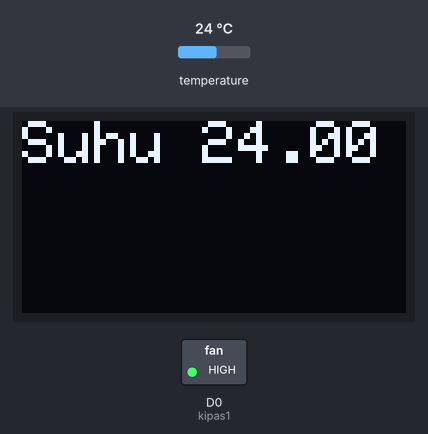
A sketch run on a simulated ESP8266 (NodeMCU). Parts: 128×64 one-colour display, switched loads named in the sketch (green lamp = pin HIGH). The inputs (shaded band) are chosen by the test bench; at power-on: temperature 24 °C. The display library's start-up logo is not drawn; what the sketch prints to the serial monitor is not drawn.

Above: at 3.4 s.
3.5 s: temperature set to 32.6 °C
At 5.8 s:
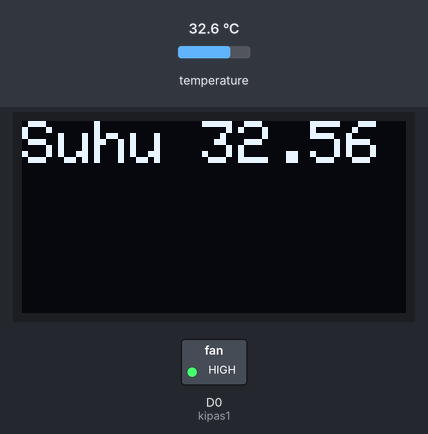
6.1 s: temperature set to 33.5 °C
At 6.8 s:
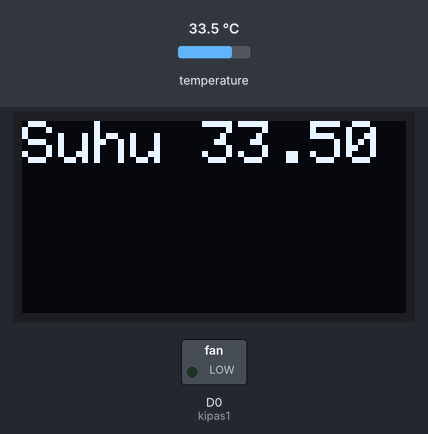
8.6 s: temperature set to 30.4 °C
At 11.1 s:
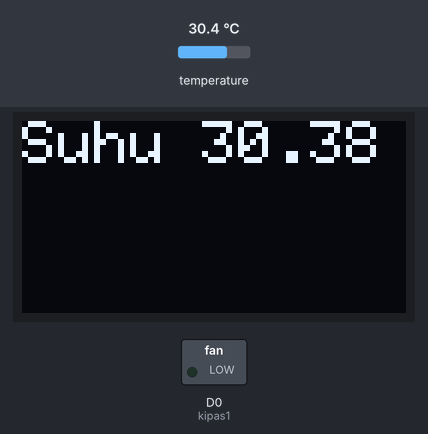
11.5 s: temperature set to 29.4 °C
At 12.1 s:
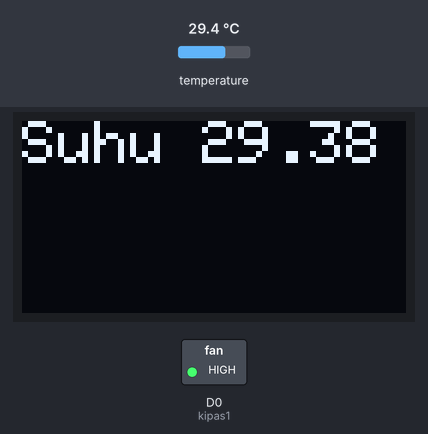
Timing chart, 0 to 14.5 s (numbered marks = the images above; inputs shaded):
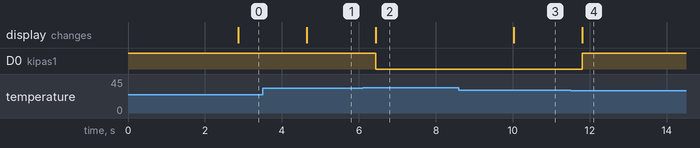

Measured:
- the behaviour switches between 33 and 33.1 °C on temperature (found by bisection; images 1 and 2)
- the behaviour switches between 30 and 29.9 °C on temperature (found by bisection; images 3 and 4)
- after the input at 3.5 s, the display: changes after 1.2 s (image 1)
- after the input at 6.1 s, D0 (kipas1): HIGH → LOW after 0.34 s; the display: changes after 0.34 s (image 2)
- after the input at 8.6 s, the display: changes after 1.4 s (image 3)
- after the input at 11.5 s, D0 (kipas1): LOW → HIGH after 0.31 s; the display: changes after 0.31 s (image 4)

The sketch:

_Program_Mengontrol_Kipas_Dengan_Sensor_Suhu_Dengan_LCD_OLED.ino
```cpp
#include <DallasTemperature.h>
#include <OneWire.h>
#include <SPI.h>
#include <Wire.h>
#include <Adafruit_GFX.h>
#include <Adafruit_SSD1306.h>

#define ONE_WIRE_BUS 12
#define kipas1 D0
#define SCREEN_WIDTH 128
#define SCREEN_HEIGHT 64
#define OLED_RESET -1
#define SCREEN_ADDRESS 0x3C

Adafruit_SSD1306 display(SCREEN_WIDTH, SCREEN_HEIGHT, &Wire, OLED_RESET);
OneWire oneWire(ONE_WIRE_BUS);
DallasTemperature DS18B20(&oneWire);
float suhu;

void setup()
{
  pinMode(kipas1, OUTPUT);
  digitalWrite(kipas1, HIGH);
  Serial.begin(9600);
  DS18B20.begin();

  if (!display.begin(SSD1306_SWITCHCAPVCC, SCREEN_ADDRESS))
  {
    Serial.println(F("SSD1306 gagal dialokasikan"));
    while (true)
    {
      Serial.println(F("Periksa koneksi I2C dan restart Arduino"));
      delay(2000);
    }
  }
  display.display();
  delay(2000);
  display.clearDisplay();
}

void loop()
{
  DS18B20.requestTemperatures();
  suhu = DS18B20.getTempCByIndex(0);

  if (suhu == DEVICE_DISCONNECTED_C)
  {
    Serial.println(F("Sensor DS18B20 tidak terhubung. Periksa koneksi."));
    delay(5000);
    return;
  }
  Serial.print(F("Suhu "));
  Serial.println(suhu);
  display.clearDisplay();
  display.setTextSize(2);
  display.setTextColor(SSD1306_WHITE);
  display.setCursor(0, 0);
  display.print(F("Suhu "));
  display.println(suhu);
  display.display();

  if (suhu > 33.00)
  {
    digitalWrite(kipas1, LOW);
  }
  else if (suhu < 30.00)
  {
    digitalWrite(kipas1, HIGH);
  }
  delay(1000);
}
```
